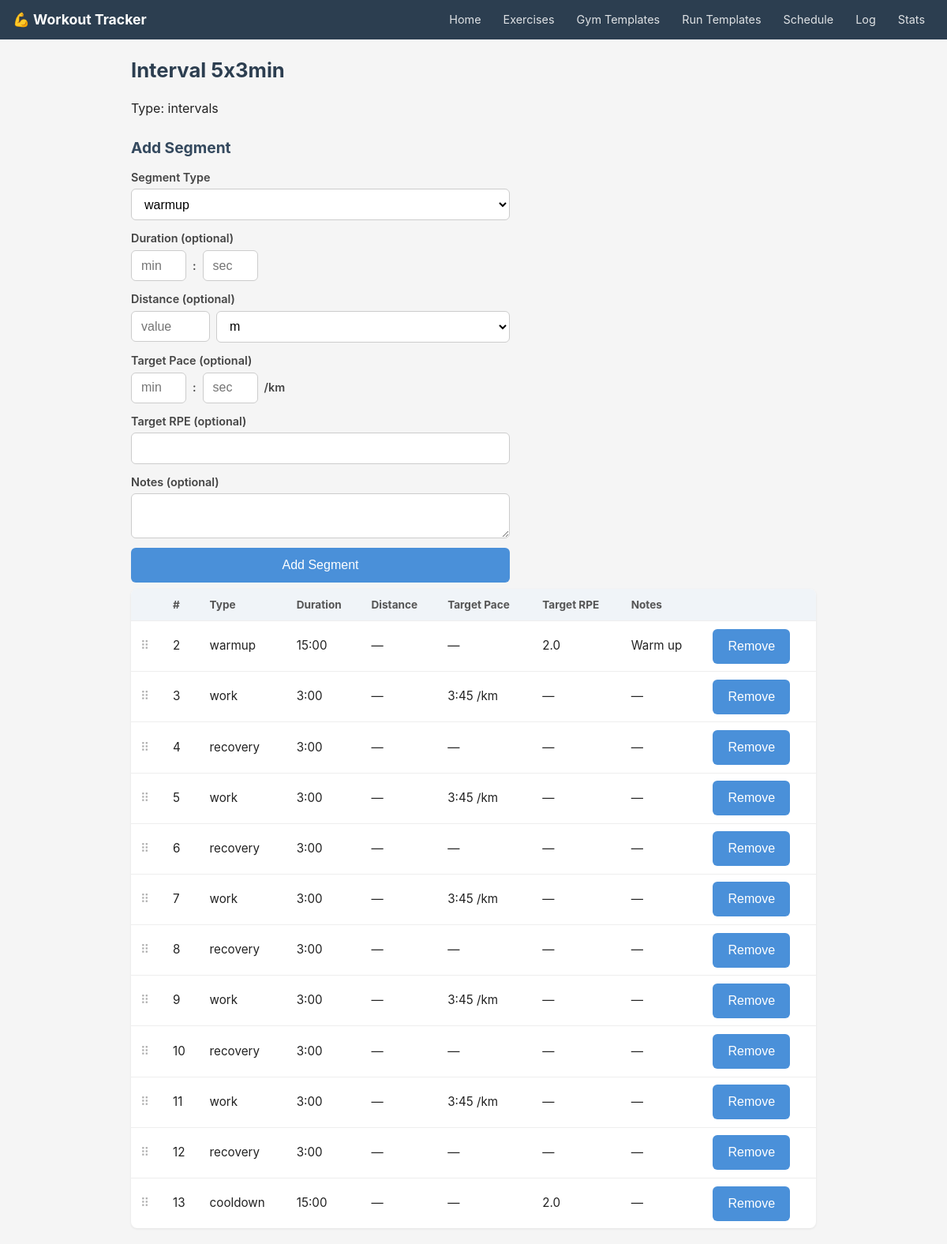
Page /run-templates/1 on the committed database.
### tables this page shows
CREATE TABLE run_templates (
        id          INTEGER PRIMARY KEY AUTOINCREMENT,
        name        TEXT NOT NULL UNIQUE,
        run_type    TEXT NOT NULL,  -- intervals / tempo / steady_state / endurance / recovery
        notes       TEXT
    );

CREATE TABLE run_template_segments (
        id                      INTEGER PRIMARY KEY AUTOINCREMENT,
        template_id             INTEGER NOT NULL REFERENCES run_templates(id) ON DELETE CASCADE,
        order_index             INTEGER NOT NULL,
        segment_type            TEXT NOT NULL,  -- warmup / work / recovery / cooldown
        target_duration_seconds INTEGER,
        target_distance_meters  REAL,
        target_pace_min_per_km  REAL,
        target_rpe              REAL,
        notes                   TEXT
    );

### routers/run_templates.py (the view)
@router.get("/{template_id}", response_class=HTMLResponse)
def template_detail(request: Request, template_id: int):
    conn = get_connection()
    template = conn.execute(
        "SELECT * FROM run_templates WHERE id = ?", (template_id,)
    ).fetchone()
    if not template:
        conn.close()
        return HTMLResponse("Template not found", status_code=404)
    segments = conn.execute("""
        SELECT * FROM run_template_segments
        WHERE template_id = ?
        ORDER BY order_index
    """, (template_id,)).fetchall()
    conn.close()
    return templates.TemplateResponse("run_templates/detail.html", {
        "request": request,
        "template": template,
        "segments": segments,
        "segment_types": SEGMENT_TYPES,
        "template_id": template_id
    })

### templates/run_templates/detail.html (shortened to what this page needs)
{% extends "base.html" %}
{% block content %}
<h1>{{ template.name }}</h1>
<p>Type: {{ template.run_type }}</p>
<h2>Add Segment</h2>
<form hx-post="/run-templates/{{ template.id }}/add-segment"
      hx-target="#segment-list"
      hx-swap="outerHTML">
    <label>Segment Type
        <select name="segment_type">
            {% for st in segment_types %}
            <option value="{{ st }}">{{ st }}</option>
            {% endfor %}
        </select>
    </label>
    <label>Duration (optional)
        <div style="display:flex; gap:0.5rem; align-items:center;">
            <input type="number" name="duration_minutes" min="0" placeholder="min" style="width:70px">
            <span>:</span>
            <input type="number" name="duration_seconds" min="0" max="59" placeholder="sec" style="width:70px">
        </div>
    </label>
    <label>Distance (optional)
        <div style="display:flex; gap:0.5rem; align-items:center;">
            <input type="number" name="distance_value" min="0" step="0.01" placeholder="value" style="width:100px">
            <select name="distance_unit">
                <option value="m">m</option>
            </select>
        </div>
    </label>
    <label>Target Pace (optional)
        <div style="display:flex; gap:0.5rem; align-items:center;">
            <input type="number" name="pace_minutes" min="0" placeholder="min" style="width:70px">
            <span>:</span>
            <input type="number" name="pace_seconds" min="0" max="59" placeholder="sec" style="width:70px">
            <span>/km</span>
        </div>
    </label>
    <label>Target RPE (optional)
        <input type="number" name="target_rpe" min="1" max="10" step="0.5">
    </label>
    <label>Notes (optional)
        <textarea name="notes" rows="2"></textarea>
    </label>
    <button type="submit">Add Segment</button>
</form>
{% include "run_templates/partials/segment_list.html" %}
{% endblock %}

### templates/run_templates/partials/segment_list.html (shortened to what this page needs)
<div id="segment-list" data-template-id="{{ template_id }}">
    {% if segments %}
    <table>
        <thead>
            <tr>
                <th></th>
                <th>#</th>
                <th>Type</th>
                <th>Duration</th>
                <th>Distance</th>
                <th>Target Pace</th>
                <th>Target RPE</th>
                <th>Notes</th>
                <th></th>
            </tr>
        </thead>
        <tbody id="segment-tbody">
            {% for seg in segments %}
            <tr draggable="true" data-id="{{ seg.id }}" class="draggable-row">
                <td style="cursor:grab; color:#aaa;">⠿</td>
                <td>{{ seg.order_index + 1 }}</td>
                <td>{{ seg.segment_type }}</td>
                <td>
                    {% if seg.target_duration_seconds %}
                        {% set mins = (seg.target_duration_seconds // 60) %}
                        {% set secs = (seg.target_duration_seconds % 60) %}
                        {{ mins }}:{{ "%02d"|format(secs) }}
                    {% else %}—{% endif %}
                </td>
                <td>
                    {% if seg.target_distance_meters %}
                        {% if seg.target_distance_meters >= 1000 %}
                            {{ "%.2f"|format(seg.target_distance_meters / 1000) }} km
                        {% else %}
                            {{ seg.target_distance_meters|int }} m
                        {% endif %}
                    {% else %}—{% endif %}
                </td>
                <td>
                    {% if seg.target_pace_min_per_km %}
                        {% set pace_mins = seg.target_pace_min_per_km|int %}
                        {% set pace_secs = ((seg.target_pace_min_per_km - pace_mins) * 60)|int %}
                        {{ pace_mins }}:{{ "%02d"|format(pace_secs) }} /km
                    {% else %}—{% endif %}
                </td>
                <td>{{ seg.target_rpe or "—" }}</td>
                <td>{{ seg.notes or "—" }}</td>
                <td>
                    <button
                        hx-delete="/run-templates/{{ template_id }}/segments/{{ seg.id }}"
                        hx-target="#segment-list"
                        hx-swap="outerHTML"
                        hx-confirm="Remove this segment?">
                        Remove
                    </button>
                </td>
            </tr>
            {% endfor %}
        </tbody>
    </table>
    {% else %}
        <p>No segments yet. Add one below.</p>
    {% endif %}
</div>

### templates/base.html (style rules this page uses)
*, *::before, *::after { box-sizing: border-box; margin: 0; padding: 0; }
body { font-family: -apple-system, BlinkMacSystemFont, 'Segoe UI', sans-serif; font-size: 16px; line-height: 1.5; color: #222; background: #f5f5f5; }
h1 { font-size: 1.6rem; margin-bottom: 1rem; color: #2c3e50; }
h2 { font-size: 1.2rem; margin: 1.5rem 0 0.75rem; color: #34495e; }
p { margin-bottom: 0.5rem; }
form { display: flex; flex-direction: column; gap: 0.75rem; max-width: 480px; }
label { display: flex; flex-direction: column; gap: 0.25rem; font-weight: 600; font-size: 0.9rem; color: #444; }
input, select, textarea { padding: 0.6rem 0.75rem; font-size: 1rem; border: 1px solid #ccc; border-radius: 6px; width: 100%; background: white; }
button, .btn { padding: 0.6rem 1.2rem; font-size: 1rem; border: none; border-radius: 6px; cursor: pointer; background: #4a90d9; color: white; min-height: 44px; min-width: 44px; }
table { width: 100%; border-collapse: collapse; margin-top: 0.5rem; background: white; border-radius: 8px; overflow: hidden; box-shadow: 0 1px 3px rgba(0,0,0,0.08); }
th { text-align: left; padding: 0.6rem 0.75rem; background: #f0f4f8; font-size: 0.85rem; color: #555; white-space: nowrap; }
td { padding: 0.6rem 0.75rem; border-top: 1px solid #eee; font-size: 0.95rem; }
.draggable-row { cursor: default; }
.draggable-row td:first-child { cursor: grab; }

### rows in the picture
run_templates: name "Interval 5x3min", run_type "intervals"
run_template_segments: seg.order_index+1 "2", segment_type "warmup", mins "15", secs "00", target_rpe "2.0", notes "Warm up"
run_template_segments: seg.order_index+1 "3", segment_type "work", mins "3", secs "00", pace_mins "3", pace_secs "45", target_rpe "—", notes "—"
run_template_segments: seg.order_index+1 "4", segment_type "recovery", mins "3", secs "00", target_rpe "—", notes "—"
run_template_segments: seg.order_index+1 "5", segment_type "work", mins "3", secs "00", pace_mins "3", pace_secs "45", target_rpe "—", notes "—"
run_template_segments: seg.order_index+1 "6", segment_type "recovery", mins "3", secs "00", target_rpe "—", notes "—"
run_template_segments: seg.order_index+1 "7", segment_type "work", mins "3", secs "00", pace_mins "3", pace_secs "45", target_rpe "—", notes "—"
run_template_segments: seg.order_index+1 "8", segment_type "recovery", mins "3", secs "00", target_rpe "—", notes "—"
run_template_segments: seg.order_index+1 "9", segment_type "work", mins "3", secs "00", pace_mins "3", pace_secs "45", target_rpe "—", notes "—"
run_template_segments: seg.order_index+1 "10", segment_type "recovery", mins "3", secs "00", target_rpe "—", notes "—"
run_template_segments: seg.order_index+1 "11", segment_type "work", mins "3", secs "00", pace_mins "3", pace_secs "45", target_rpe "—", notes "—"
run_template_segments: seg.order_index+1 "12", segment_type "recovery", mins "3", secs "00", target_rpe "—", notes "—"
run_template_segments: seg.order_index+1 "13", segment_type "cooldown", mins "15", secs "00", target_rpe "2.0", notes "—"

### other values in the picture
form field segment_type "warmup"
